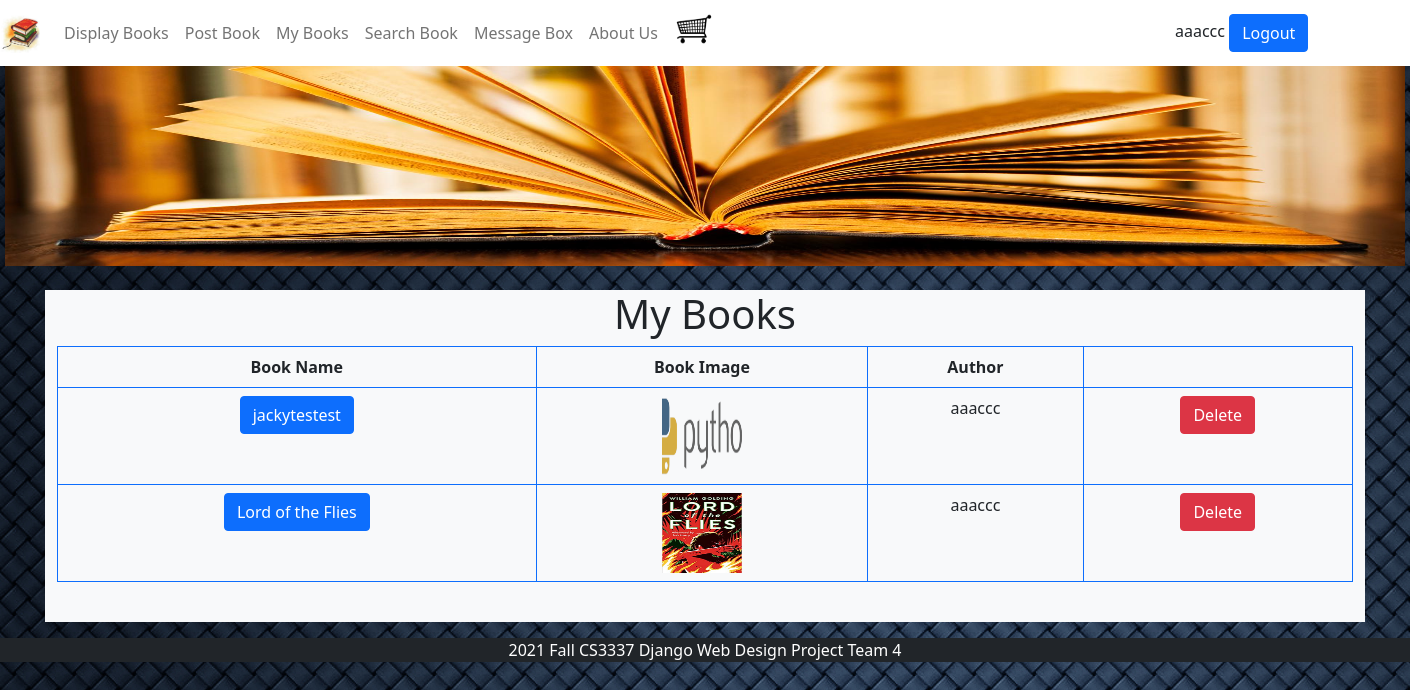
The app's page /mybooks (signed in) with its own data.
### bookMng/models.py (models this page shows, shortened)
class Book(models.Model):
    name = models.CharField(max_length=200)
    web = models.URLField(max_length=200)
    price = models.DecimalField(decimal_places=2, max_digits=6)
    publishdate = models.DateField(auto_now=True)
    picture = models.FileField(upload_to='bookEx/static/uploads')
    pic_path = models.CharField(max_length=300, editable=False, blank=True)
    username = models.ForeignKey(User, blank=True, null=True, on_delete=models.CASCADE)
    avg_rating = models.DecimalField(decimal_places=1, max_digits=65, default=5)

### bookMng/views.py (the view)
# urls.py: path('mybooks', views.mybooks, name='mybooks'),
@login_required(login_url=reverse_lazy('login'))
def mybooks(request):
    books = Book.objects.filter(username=request.user)
    for b in books:
        b.picture_path = b.picture.url[14:]
    return render(request,
                  'bookMng/mybooks.html',
                  {
                      'item_list': MainMenu.objects.all(),
                      'books': books,
                  })

### bookEx/templates/bookMng/mybooks.html (shortened to what this page needs)
{% extends "base.html" %}
{% load static %}
{% block content %}
<h1 align="center"> My Books </h1>
{% if not books %}
    <h4 align="center"> You have no books! To post, go to Post Book page.</h4>
{% else %}
    <table class="table table-bordered border-primary table-hover">
        <thead align="center">
            <tr>
                <th scope="col">Book Name</th>
                <th scope="col">Book Image</th>
                <th scope="col">Author</th>
                <th scope="col"></th>
            </tr>
        </thead>
        <tbody>
        {% for book in books %}
            <tr align="center">
                <td>
                    <a class= "btn btn-primary" href="book_detail/{{ book.id }}" role="button"> {{ book.name }} </a>
                </td>
                <td>
                    <img src="{% static book.picture_path %}" width="80" height="80">
                </td>
                <td>
                    {{book.username}}
                </td>
                <td align="center">
                    <a class="btn btn-danger" href="book_delete/{{ book.id }}" role="button">Delete</a>
                </td>
            </tr>
        </tbody>
        {% endfor %}
    </table>
{% endif %}
<br>
{% endblock content %}

### bookEx/templates/base.html (shortened to what this page needs)
{% load static %}
<!DOCTYPE html>
<html lang="en">
<head>
    <link href="{% static 'main.css' %}" rel="stylesheet" type="text/css">
    <link href="{% static 'stars.css' %}" rel="stylesheet" type="text/css"/>
    <link rel="stylesheet" href="https://cdnjs.cloudflare.com/ajax/libs/font-awesome/4.7.0/css/font-awesome.min.css">
    <link href="https://cdn.jsdelivr.net/npm/bootstrap@5.0.2/dist/css/bootstrap.min.css" rel="stylesheet">
</head>
<body style="background-image: url('{% static 'bg.jpg' %}');">
    <nav class="navbar navbar-expand-sm navbar-light sticky-top" style="background-color: white;">
        <a class="navbar-brand " href="/">
            <img src="{% static 'logo.jfif' %}" width="40" height ="40" alt=""/>
        </a>
        <div class="collapse navbar-collapse">
            <ul class="navbar-nav mr-auto">
                    <li class="nav-item">
                        <a class="nav-link" href="\displaybooks">Display Books</a>
                    </li>
                    <li class="nav-item">
                        <a class="nav-link" href="\postbook">Post Book</a>
                    </li>
                    <li class="nav-item">
                        <a class="nav-link" href="\mybooks">My Books</a>
                    </li>
                    <li class="nav-item">
                        <a class="nav-link" href="\search">Search Book</a>
                    </li>
                    <li class="nav-item">
                        <a class="nav-link" href="\messagebox">Message Box</a>
                    </li>
                    <li class="nav-item">
                        <a class="nav-link" href="\aboutus">About Us</a>
                    </li>
                    {% if user.is_authenticated %}
                        <div class="px-2">
                            <a href="{% url 'shoppingcart' %}">
                                <img src= "{% static 'cart.png' %}" class="" style="width: 40px">
                            </a>
                        </div>
                    {% endif %}
                </ul>
        </div>
        <div class="col-sm-2" align="justify">
            {% if user.is_authenticated %}
                {{ user.username }}
                <a class="btn btn-primary" href="{% url 'logout' %}?next=/" role="button">Logout</a>
            {% else %}
                Not Logged in
                <a class="btn btn-primary" href="{% url 'login' %}?next=/" role="button">Login</a>
            {% endif %}
        </div>
    </nav>
    <div class="col-md-12 col-lg-12" >
        <div class="px-0" align="center">
            <img src="{% static 'topbanner.jpg' %}" width="1400" height="200" alt=""/>
        </div>
    </div>
    <br>
    <div class="container bg-light">
        {% block content %}{% endblock content %}
    </div>
    <div id="footer" class="col-12 mt-3 text-white bg-dark" align="center">
        2021 Fall CS3337 Django Web Design Project Team 4
    </div>
</body>
</html>

### records on screen
Book: name "jackytestest", username "aaaccc"
Book: name "Lord of the Flies", username "aaaccc"

### other values on screen
{{ user.username }} "aaaccc"
